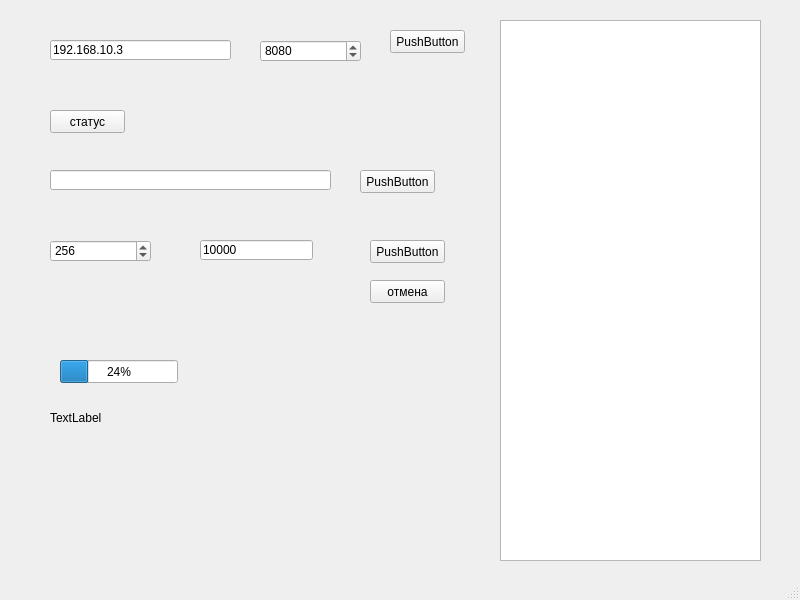
<?xml version="1.0" encoding="UTF-8"?>
<ui version="4.0">
 <class>MainWindow</class>
 <widget class="QMainWindow" name="MainWindow">
  <property name="geometry">
   <rect>
    <x>0</x>
    <y>0</y>
    <width>800</width>
    <height>600</height>
   </rect>
  </property>
  <property name="windowTitle">
   <string>MainWindow</string>
  </property>
  <widget class="QWidget" name="centralwidget">
   <widget class="QLineEdit" name="ipAddressEdit">
    <property name="geometry">
     <rect>
      <x>50</x>
      <y>40</y>
      <width>181</width>
      <height>20</height>
     </rect>
    </property>
    <property name="text">
     <string>192.168.10.3</string>
    </property>
   </widget>
   <widget class="QSpinBox" name="portSpinBox">
    <property name="geometry">
     <rect>
      <x>260</x>
      <y>40</y>
      <width>101</width>
      <height>22</height>
     </rect>
    </property>
    <property name="maximum">
     <number>10000</number>
    </property>
    <property name="value">
     <number>8080</number>
    </property>
   </widget>
   <widget class="QPushButton" name="connectButton">
    <property name="geometry">
     <rect>
      <x>390</x>
      <y>30</y>
      <width>75</width>
      <height>23</height>
     </rect>
    </property>
    <property name="text">
     <string>PushButton</string>
    </property>
   </widget>
   <widget class="QPushButton" name="statusButton">
    <property name="geometry">
     <rect>
      <x>50</x>
      <y>110</y>
      <width>75</width>
      <height>23</height>
     </rect>
    </property>
    <property name="text">
     <string>статус</string>
    </property>
   </widget>
   <widget class="QLineEdit" name="firmwarePathEdit">
    <property name="geometry">
     <rect>
      <x>50</x>
      <y>170</y>
      <width>281</width>
      <height>20</height>
     </rect>
    </property>
    <property name="readOnly">
     <bool>true</bool>
    </property>
   </widget>
   <widget class="QPushButton" name="browseButton">
    <property name="geometry">
     <rect>
      <x>360</x>
      <y>170</y>
      <width>75</width>
      <height>23</height>
     </rect>
    </property>
    <property name="text">
     <string>PushButton</string>
    </property>
   </widget>
   <widget class="QSpinBox" name="blockSizeSpinBox">
    <property name="geometry">
     <rect>
      <x>50</x>
      <y>240</y>
      <width>101</width>
      <height>22</height>
     </rect>
    </property>
    <property name="maximum">
     <number>10000</number>
    </property>
    <property name="value">
     <number>256</number>
    </property>
   </widget>
   <widget class="QLineEdit" name="versionEdit">
    <property name="geometry">
     <rect>
      <x>200</x>
      <y>240</y>
      <width>113</width>
      <height>20</height>
     </rect>
    </property>
    <property name="text">
     <string>10000</string>
    </property>
   </widget>
   <widget class="QPushButton" name="updateButton">
    <property name="geometry">
     <rect>
      <x>370</x>
      <y>240</y>
      <width>75</width>
      <height>23</height>
     </rect>
    </property>
    <property name="text">
     <string>PushButton</string>
    </property>
   </widget>
   <widget class="QPushButton" name="abortButton">
    <property name="geometry">
     <rect>
      <x>370</x>
      <y>280</y>
      <width>75</width>
      <height>23</height>
     </rect>
    </property>
    <property name="text">
     <string>отмена</string>
    </property>
   </widget>
   <widget class="QProgressBar" name="progressBar">
    <property name="geometry">
     <rect>
      <x>60</x>
      <y>360</y>
      <width>118</width>
      <height>23</height>
     </rect>
    </property>
    <property name="value">
     <number>24</number>
    </property>
   </widget>
   <widget class="QLabel" name="statusLabel">
    <property name="geometry">
     <rect>
      <x>50</x>
      <y>410</y>
      <width>431</width>
      <height>16</height>
     </rect>
    </property>
    <property name="text">
     <string>TextLabel</string>
    </property>
   </widget>
   <widget class="QPlainTextEdit" name="logTextEdit">
    <property name="geometry">
     <rect>
      <x>500</x>
      <y>20</y>
      <width>261</width>
      <height>541</height>
     </rect>
    </property>
   </widget>
  </widget>
  <widget class="QMenuBar" name="menubar">
   <property name="geometry">
    <rect>
     <x>0</x>
     <y>0</y>
     <width>800</width>
     <height>22</height>
    </rect>
   </property>
  </widget>
  <widget class="QStatusBar" name="statusbar"/>
 </widget>
 <resources/>
 <connections/>
</ui>
